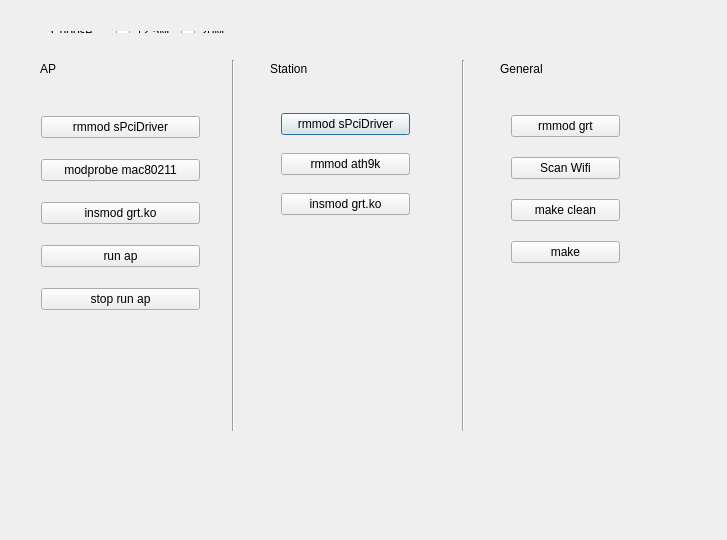
<?xml version="1.0" encoding="UTF-8"?>
<ui version="4.0">
 <class>Command</class>
 <widget class="QDialog" name="Command">
  <property name="geometry">
   <rect>
    <x>0</x>
    <y>0</y>
    <width>727</width>
    <height>540</height>
   </rect>
  </property>
  <property name="windowTitle">
   <string>Command</string>
  </property>
  <widget class="QLabel" name="label">
   <property name="geometry">
    <rect>
     <x>40</x>
     <y>60</y>
     <width>51</width>
     <height>17</height>
    </rect>
   </property>
   <property name="text">
    <string>AP</string>
   </property>
  </widget>
  <widget class="QLabel" name="label_2">
   <property name="geometry">
    <rect>
     <x>270</x>
     <y>60</y>
     <width>67</width>
     <height>17</height>
    </rect>
   </property>
   <property name="text">
    <string>Station</string>
   </property>
  </widget>
  <widget class="QLabel" name="label_3">
   <property name="geometry">
    <rect>
     <x>500</x>
     <y>60</y>
     <width>67</width>
     <height>17</height>
    </rect>
   </property>
   <property name="text">
    <string>General</string>
   </property>
  </widget>
  <widget class="Line" name="line">
   <property name="geometry">
    <rect>
     <x>223</x>
     <y>60</y>
     <width>20</width>
     <height>371</height>
    </rect>
   </property>
   <property name="orientation">
    <enum>Qt::Vertical</enum>
   </property>
  </widget>
  <widget class="Line" name="line_2">
   <property name="geometry">
    <rect>
     <x>453</x>
     <y>60</y>
     <width>20</width>
     <height>371</height>
    </rect>
   </property>
   <property name="orientation">
    <enum>Qt::Vertical</enum>
   </property>
  </widget>
  <widget class="QWidget" name="">
   <property name="geometry">
    <rect>
     <x>270</x>
     <y>90</y>
     <width>151</width>
     <height>151</height>
    </rect>
   </property>
   <layout class="QVBoxLayout" name="verticalLayout_2">
    <item>
     <widget class="QPushButton" name="pushButton_6">
      <property name="text">
       <string>rmmod sPciDriver</string>
      </property>
     </widget>
    </item>
    <item>
     <widget class="QPushButton" name="pushButton_7">
      <property name="text">
       <string>rmmod ath9k</string>
      </property>
     </widget>
    </item>
    <item>
     <widget class="QPushButton" name="pushButton_8">
      <property name="text">
       <string>insmod grt.ko</string>
      </property>
     </widget>
    </item>
   </layout>
  </widget>
  <widget class="QWidget" name="">
   <property name="geometry">
    <rect>
     <x>500</x>
     <y>90</y>
     <width>131</width>
     <height>201</height>
    </rect>
   </property>
   <layout class="QVBoxLayout" name="verticalLayout_3">
    <item>
     <widget class="QPushButton" name="pushButton_9">
      <property name="text">
       <string>rmmod grt</string>
      </property>
     </widget>
    </item>
    <item>
     <widget class="QPushButton" name="pushButton_10">
      <property name="text">
       <string>Scan Wifi</string>
      </property>
     </widget>
    </item>
    <item>
     <widget class="QPushButton" name="pushButton_11">
      <property name="text">
       <string>make clean</string>
      </property>
     </widget>
    </item>
    <item>
     <widget class="QPushButton" name="pushButton_12">
      <property name="text">
       <string>make</string>
      </property>
     </widget>
    </item>
   </layout>
  </widget>
  <widget class="QWidget" name="">
   <property name="geometry">
    <rect>
     <x>30</x>
     <y>90</y>
     <width>181</width>
     <height>251</height>
    </rect>
   </property>
   <layout class="QVBoxLayout" name="verticalLayout">
    <item>
     <widget class="QPushButton" name="pushButton">
      <property name="text">
       <string>rmmod sPciDriver</string>
      </property>
     </widget>
    </item>
    <item>
     <widget class="QPushButton" name="pushButton_2">
      <property name="text">
       <string>modprobe mac80211</string>
      </property>
     </widget>
    </item>
    <item>
     <widget class="QPushButton" name="pushButton_3">
      <property name="text">
       <string>insmod grt.ko</string>
      </property>
     </widget>
    </item>
    <item>
     <widget class="QPushButton" name="pushButton_4">
      <property name="text">
       <string>run ap</string>
      </property>
     </widget>
    </item>
    <item>
     <widget class="QPushButton" name="pushButton_5">
      <property name="text">
       <string>stop run ap</string>
      </property>
     </widget>
    </item>
   </layout>
  </widget>
  <widget class="QWidget" name="">
   <property name="geometry">
    <rect>
     <x>40</x>
     <y>20</y>
     <width>211</width>
     <height>24</height>
    </rect>
   </property>
   <layout class="QHBoxLayout" name="horizontalLayout">
    <item>
     <widget class="QLabel" name="label_4">
      <property name="text">
       <string>Choose:</string>
      </property>
     </widget>
    </item>
    <item>
     <widget class="QRadioButton" name="radioButton">
      <property name="text">
       <string>12.5M</string>
      </property>
     </widget>
    </item>
    <item>
     <widget class="QRadioButton" name="radioButton_2">
      <property name="text">
       <string>20M</string>
      </property>
     </widget>
    </item>
   </layout>
  </widget>
 </widget>
 <layoutdefault spacing="6" margin="11"/>
 <resources/>
 <connections/>
</ui>
